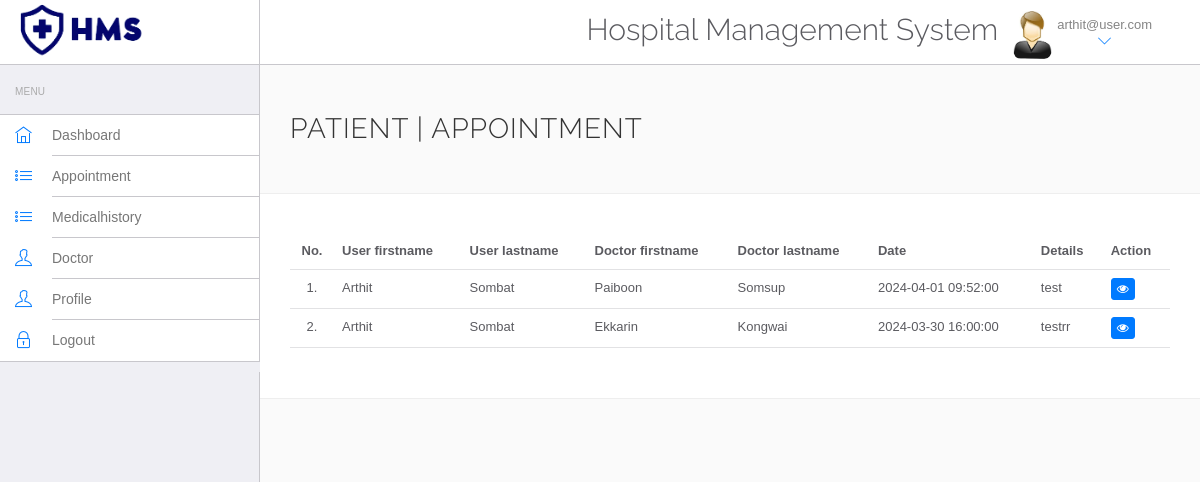
The page /users/appointment.php (signed in) on the database its author committed.
### tables this page shows
CREATE TABLE `appointment` (
  `id` int NOT NULL,
  `id_doctor` int NOT NULL,
  `id_users` int NOT NULL,
  `appointmentdate` datetime NOT NULL,
  `details` varchar(255) NOT NULL
);

CREATE TABLE `users` (
  `id` int NOT NULL,
  `firstname` varchar(100) NOT NULL,
  `lastname` varchar(100) NOT NULL,
  `gender` varchar(20) NOT NULL,
  `phonenum` varchar(12) NOT NULL,
  `birthdate` date DEFAULT NULL,
  `address` varchar(100) NOT NULL,
  `congenital` varchar(500) NOT NULL,
  `drugallergy` varchar(500) NOT NULL,
  `email` varchar(50) NOT NULL,
  `password` varchar(255) NOT NULL
);

CREATE TABLE `doctors` (
  `id` int NOT NULL,
  `firstname` varchar(50) NOT NULL,
  `lastname` varchar(50) NOT NULL,
  `gender` varchar(20) NOT NULL,
  `specialization` varchar(100) NOT NULL,
  `phoneno` varchar(12) NOT NULL,
  `birthdate` date DEFAULT NULL,
  `address` varchar(255) NOT NULL,
  `email` varchar(100) NOT NULL,
  `password` varchar(255) NOT NULL
);

### users/appointment.php (the view, shortened to what this page needs)
<!DOCTYPE html>
<html lang="en">
<head>
    <link rel="stylesheet" href="vendor/bootstrap/css/bootstrap.min.css">
    <link rel="stylesheet" href="vendor/fontawesome/css/font-awesome.min.css">
    <link rel="stylesheet" href="vendor/themify-icons/themify-icons.min.css">
    <link href="vendor/animate.css/animate.min.css" rel="stylesheet" media="screen">
    <link href="vendor/perfect-scrollbar/perfect-scrollbar.min.css" rel="stylesheet" media="screen">
    <link href="vendor/switchery/switchery.min.css" rel="stylesheet" media="screen">
    <link href="vendor/bootstrap-touchspin/jquery.bootstrap-touchspin.min.css" rel="stylesheet" media="screen">
    <link href="vendor/select2/select2.min.css" rel="stylesheet" media="screen">
    <link href="vendor/bootstrap-datepicker/bootstrap-datepicker3.standalone.min.css" rel="stylesheet" media="screen">
    <link href="vendor/bootstrap-timepicker/bootstrap-timepicker.min.css" rel="stylesheet" media="screen">
    <link rel="stylesheet" href="assets/css/styles.css">
    <link rel="stylesheet" href="assets/css/plugins.css">
    <link rel="stylesheet" href="assets/css/themes/theme-1.css" id="skin_color" />
</head>
<body>
    <div id="app">
        <?php include('include/sidebar.php');?>
        <div class="app-content">
            <?php include('include/header.php');?>
            <div class="main-content">
                <div class="wrap-content container" id="container">
                    <section id="page-title">
                        <div class="row">
                            <div class="col-sm-8">
                                <h1 class="mainTitle">Patient | Appointment</h1>
                            </div>
                        </div>
                    </section>
                    <div class="container-fluid container-fullw bg-white">
                        <div class="row">
                            <div class="col-md-12">
                                <table class="table table-hover" id="sample-table-1">
                                    <thead>
                                        <tr>
                                            <th class="center">No.</th>
                                            <th>User firstname</th>
                                            <th>User lastname</th>
                                            <th>Doctor firstname</th>
                                            <th>Doctor lastname</th>
                                            <th>Date</th>
                                            <th>Details</th>
                                            <th>Action</th>
                                        </tr>
                                    </thead>
                                    <tbody>
                                        <?php
                                        include('../include/config.php');
                                            $sql = "SELECT appointment.id AS ap_id, doctors.firstname AS doctor_fname,  doctors.lastname AS doctor_lname, users.firstname AS user_fname, users.lastname AS user_lname, appointmentdate, details FROM appointment";
                                            $sql .= " LEFT JOIN users ON users.id=appointment.id_users LEFT JOIN doctors ON doctors.id=appointment.id_doctor WHERE appointment.id_users=".$_SESSION['id'];
											$result = mysqli_query($conn,$sql);
											$count = 1;
											while($row = mysqli_fetch_assoc($result)) {
										?>
                                        <tr>
                                            <td class="center"><?php echo $count;?>.</td>
                                            <td><?php echo $row['user_fname'];?>
                                            <td><?php echo $row['user_lname'];?>
                                            <td><?php echo $row['doctor_fname'];?></td>
                                            <td><?php echo $row['doctor_lname'];?></td>
                                            <td><?php echo $row['appointmentdate'];?>
                                            <td><?php echo $row['details'];?>
                                            <td>
                                                <div class="visible-md visible-lg hidden-sm hidden-xs">
                                                    <a href="view-appointment.php?id=<?php echo $row['ap_id'];?>"
                                                        class="btn btn-primary btn-xs" tooltip-placement="top"
                                                        tooltip="Edit"><i class="fa fa-eye"></i>
                                                    </a>
                                                </div>
                                            </td>
                                        </tr>
                                        <?php $count++; }?>
                                    </tbody>
                                </table>
                            </div>
                        </div>
                    </div>
                </div>
            </div>
        </div>
    </div>
</body>
</html>

### users/assets/css/themes/theme-1.css (style rules this page uses)
body { background: #FAFAFA; }

### rows shown on the page
appointment: id_users.firstname "Arthit", id_users.lastname "Sombat", id_doctor.firstname "Paiboon", id_doctor.lastname "Somsup", appointmentdate "2024-04-01 09:52:00", details "test"
appointment: id_users.firstname "Arthit", id_users.lastname "Sombat", id_doctor.firstname "Ekkarin", id_doctor.lastname "Kongwai", appointmentdate "2024-03-30 16:00:00", details "testrr"

### other values the page prints
$_SESSION['email'] "arthit@user.com"
